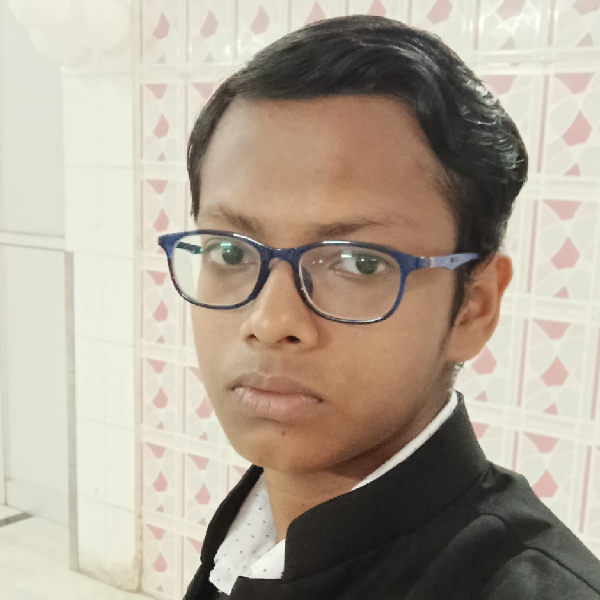
#> input picture MY PHOTO.jpg, 600 x 600 px
$ python Practice.py
#> lines starting #> are read from the running program, lines starting #| are printed output that depends on the picture
from PIL import Image
img=Image.open("MY PHOTO.jpg")
#> img is the input picture: PIL image 600x600 RGBA; mean R, G, B, A 175.9, 165, 150.1, 255
img.show()
rotate=img.rotate(90)
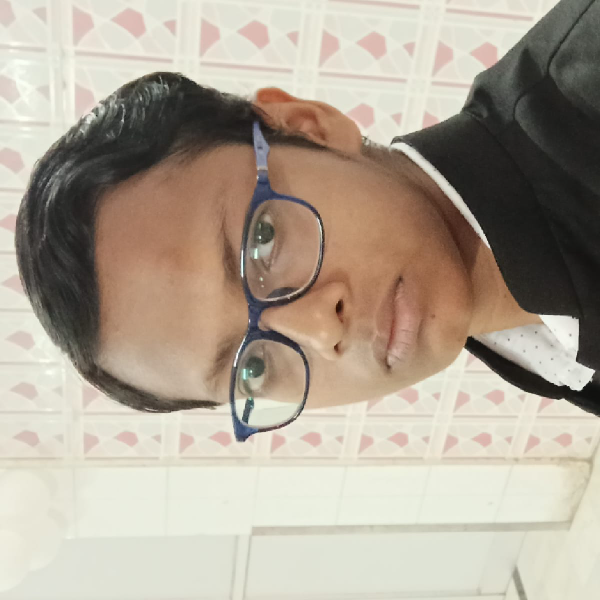
#> rotate: PIL image 600x600 RGBA; mean R, G, B, A 175.9, 165, 150.1, 255
rotate.save("rotate.jpeg")

$ run again, with JAIDEEP.jpeg copied over MY PHOTO.jpg
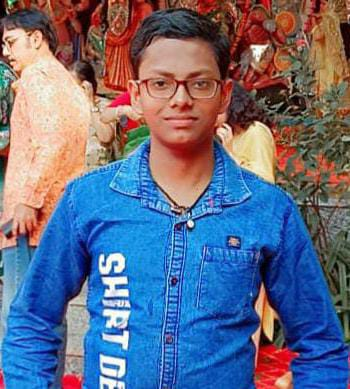
#> input picture JAIDEEP.jpeg, 350 x 389 px
#> img is the input picture: PIL image 350x389 RGB; mean R, G, B 101.5, 108.1, 132.7
#> `rotate=img.rotate(90)`:
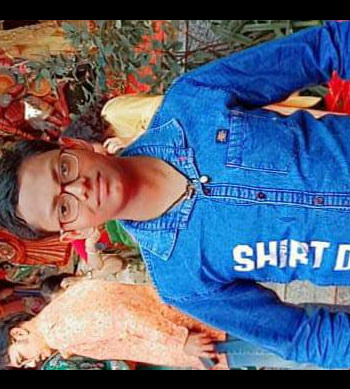
#> rotate: PIL image 350x389 RGB; mean R, G, B 92.2, 100.2, 122.1

$ run again, with PHOTO.jpeg copied over MY PHOTO.jpg
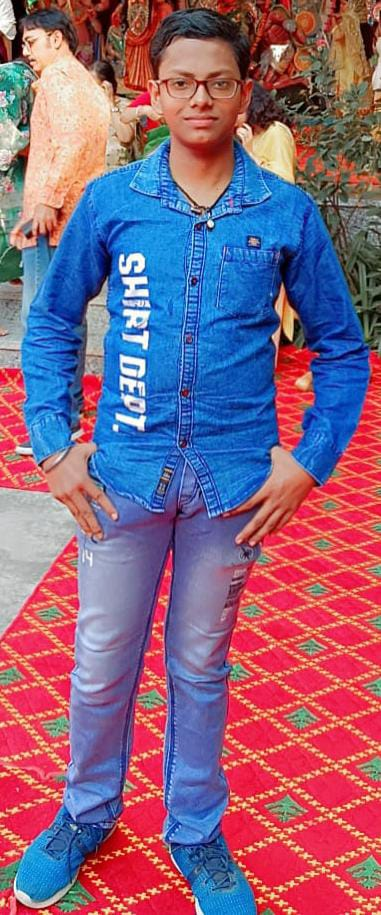
#> input picture PHOTO.jpeg, 381 x 915 px
#> img is the input picture: PIL image 381x915 RGB; mean R, G, B 136.3, 99.3, 126.8
#> `rotate=img.rotate(90)`:
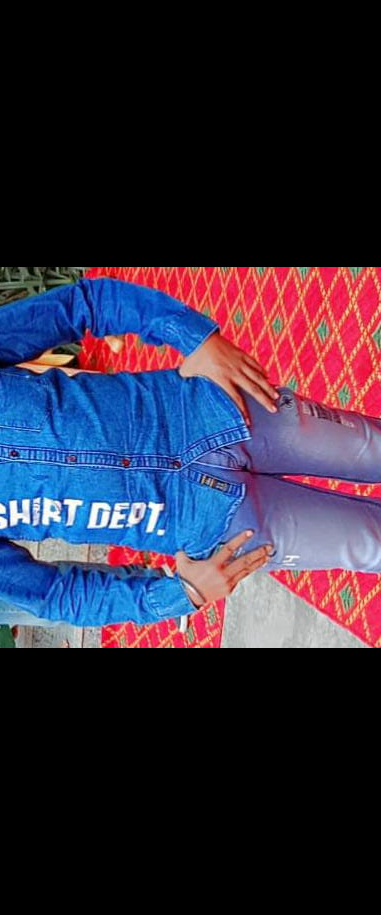
#> rotate: PIL image 381x915 RGB; mean R, G, B 48.8, 42.5, 61
